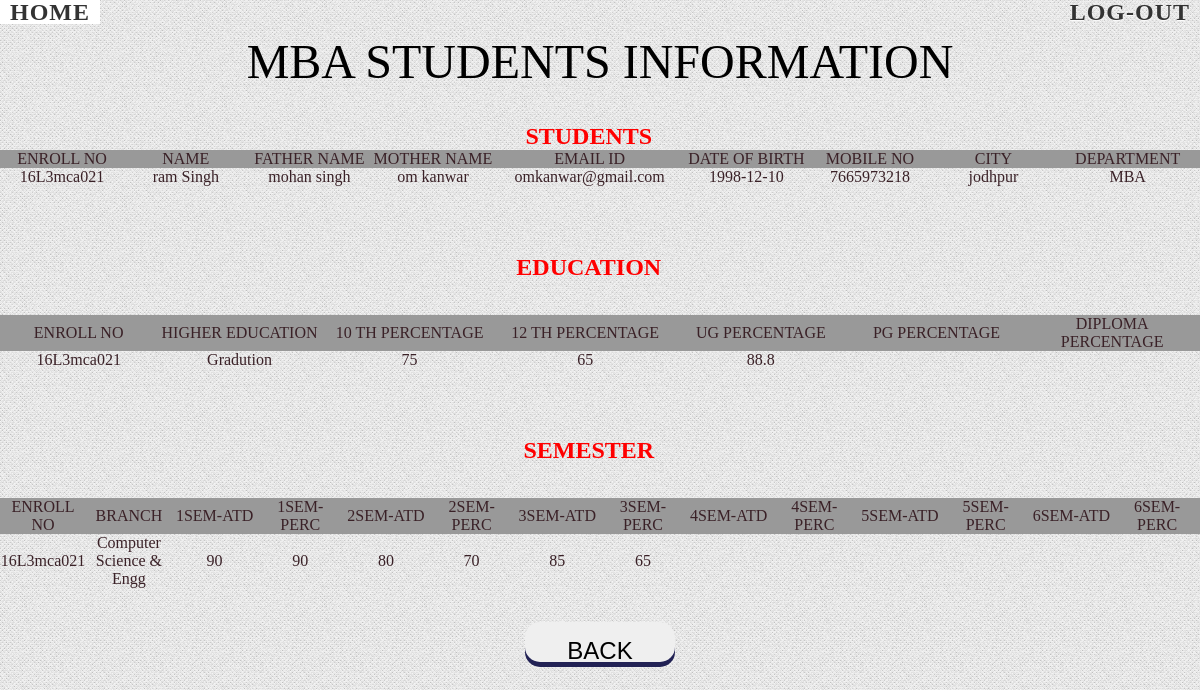
The app's page /mba.php (signed in) with its own data.
### tables this page shows
CREATE TABLE `student` (
  `name` varchar(20) NOT NULL,
  `fname` varchar(20) NOT NULL,
  `mname` varchar(20) NOT NULL,
  `email` varchar(20) NOT NULL,
  `enrollno` varchar(20) NOT NULL,
  `date` varchar(20) NOT NULL,
  `gender` varchar(20) NOT NULL,
  `mobile` varchar(13) NOT NULL,
  `address` varchar(120) NOT NULL,
  `addre` varchar(120) NOT NULL,
  `city` varchar(20) NOT NULL,
  `pincode` int(10) NOT NULL,
  `state` varchar(20) NOT NULL,
  `country` varchar(20) NOT NULL,
  `department` varchar(20) NOT NULL
);

CREATE TABLE `edu` (
  `enroll` varchar(20) NOT NULL,
  `department` varchar(50) NOT NULL,
  `depart` varchar(20) NOT NULL,
  `tenth` varchar(20) DEFAULT NULL,
  `bord` varchar(40) DEFAULT NULL,
  `rollno` varchar(20) DEFAULT NULL,
  `passyear` varchar(20) DEFAULT NULL,
  `maxmark` varchar(10) DEFAULT NULL,
  `obtmark` varchar(10) DEFAULT NULL,
  `perc` varchar(10) DEFAULT NULL,
  `twelth` varchar(10) DEFAULT NULL,
  `bord12` varchar(40) DEFAULT NULL,
  `rollno12` varchar(20) DEFAULT NULL,
  `passyear12` varchar(10) DEFAULT NULL,
  `maxmark12` varchar(10) DEFAULT NULL,
  `obtmark12` varchar(10) DEFAULT NULL,
  `perc12` varchar(10) DEFAULT NULL,
  `gradution` varchar(20) DEFAULT NULL,
  `univ` varchar(40) DEFAULT NULL,
  `rollno13` varchar(20) DEFAULT NULL,
  `passyear13` varchar(10) DEFAULT NULL,
  `maxmark13` varchar(10) DEFAULT NULL,
  `obtmark13` varchar(10) DEFAULT NULL,
  `perc13` varchar(10) DEFAULT NULL,
  `pg` varchar(20) DEFAULT NULL,
  `univpg` varchar(40) DEFAULT NULL,
  `rollnopg` varchar(20) DEFAULT NULL,
  `passyearpg` varchar(10) DEFAULT NULL,
  `maxmarkpg` varchar(10) DEFAULT NULL,
  `obtmarkpg` varchar(10) DEFAULT NULL,
  `percpg` varchar(10) DEFAULT NULL,
  `dp` varchar(30) DEFAULT NULL,
  `univdp` varchar(40) DEFAULT NULL,
  `rollnodp` varchar(20) DEFAULT NULL,
  `passyeardp` varchar(10) DEFAULT NULL,
  `maxmarkdp` varchar(10) DEFAULT NULL,
  `obtmarkdp` varchar(10) DEFAULT NULL,
  `percdp` varchar(10) DEFAULT NULL
);

CREATE TABLE `sem` (
  `enr` varchar(20) NOT NULL,
  `dep` varchar(30) NOT NULL,
  `branch` varchar(30) NOT NULL,
  `1st` varchar(10) NOT NULL,
  `atd1` varchar(10) NOT NULL,
  `result1` varchar(10) NOT NULL,
  `due1` varchar(100) DEFAULT NULL,
  `max1` varchar(10) NOT NULL,
  `obt1` varchar(10) NOT NULL,
  `perc1` varchar(10) NOT NULL,
  `2nd` varchar(10) NOT NULL,
  `atd2` varchar(10) NOT NULL,
  `result2` varchar(10) NOT NULL,
  `due2` varchar(100) DEFAULT NULL,
  `max2` varchar(10) NOT NULL,
  `obt2` varchar(10) NOT NULL,
  `perc2` varchar(10) NOT NULL,
  `3rd` varchar(10) NOT NULL,
  `atd3` varchar(10) NOT NULL,
  `result3` varchar(10) NOT NULL,
  `due3` varchar(100) DEFAULT NULL,
  `max3` varchar(10) NOT NULL,
  `obt3` varchar(10) NOT NULL,
  `perc3` varchar(10) NOT NULL,
  `4th` varchar(10) NOT NULL,
  `atd4` varchar(10) NOT NULL,
  `result4` varchar(10) NOT NULL,
  `due4` varchar(100) DEFAULT NULL,
  `max4` varchar(10) NOT NULL,
  `obt4` varchar(10) NOT NULL,
  `perc4` varchar(10) NOT NULL,
  `5th` varchar(10) NOT NULL,
  `atd5` varchar(10) NOT NULL,
  `result5` varchar(10) NOT NULL,
  `due5` varchar(100) DEFAULT NULL,
  `max5` varchar(10) NOT NULL,
  `obt5` varchar(10) NOT NULL,
  `perc5` varchar(10) NOT NULL,
  `6th` varchar(10) NOT NULL,
  `atd6` varchar(10) NOT NULL,
  `result6` varchar(10) NOT NULL,
  `due6` varchar(100) DEFAULT NULL,
  `max6` varchar(10) NOT NULL,
  `obt6` varchar(10) NOT NULL,
  `perc6` varchar(10) NOT NULL
);

### mba.php (the view, shortened to what this page needs)
<?php
echo"	<html>
<head>
<title>MBA</title>
    <link rel='stylesheet' type='text/css' href='style.css' media='all' />
    <link rel='stylesheet' type='text/css' href='demo.css' media='all' />
	<link rel='stylesheet' type='text/css' href='bun.css' media='all' />
</head>
<body>
<div class='container'>
            <div class='freshdesignweb-top'>
                <a href='admin.php'><font size='+2' ><strong>Home</strong></font></a>
                <span class='right'>
                    <a href='logout.php'>
                        <font size='+2' ><strong>Log-Out</strong></font>
                    </a>
            </span>
            </div>
	<BR><BR><h1 class='h' align='CENTER'><font color='BLACK' ALIGN='CENTER' size='+4'>MBA STUDENTS INFORMATION</font> </h1><BR><BR>
			<form id='contactform' method='POST' >";
	$conn=mysqli_connect("localhost","root","")or die("not connect to mysql");
	mysqli_select_db($conn,"stu");
	$sel="select * from student WHERE department='MBA' ";
	$result = $conn->query($sel);
	echo"<center><label><font size='+2' color='red' ><strong>STUDENTS</strong></font></label> &nbsp;&nbsp;&nbsp;&nbsp;&nbsp;<br>";
	if ($result->num_rows > 0)
	{
		echo "<table border=1 width='100%' cellspacing='10'>
		<tr bgcolor='#999999'><th style='text-align:center;' width='7%'>ENROLL NO</th><th style='text-align:center;' width='7%' >NAME</th><th style='text-align:center;' width='7%'>FATHER NAME</th><th style='text-align:center;' width='7%'>MOTHER NAME</th><th style='text-align:center;'  width='7%'>EMAIL ID</th><th style='text-align:center;' width='7%'>DATE OF BIRTH</th><th style='text-align:center;' width='7%'>MOBILE NO</th><th style='text-align:center;' width='7%'>CITY</th><th style='text-align:center;' width='7%'>DEPARTMENT</th></tr>";
   		 while($row = $result->fetch_assoc())
		 	{
			$name = $row['name'];
			$fname = $row['fname'];
			$mname = $row['mname'];
			$email = $row['email'];
			$enrollno = $row['enrollno'];
			$date = $row['date'];
			$mobile = $row['mobile'];
			$city = $row['city'];
			$department = $row['department'];
echo"<tr><th style='text-align:center;'>".$enrollno."</th><th style='text-align:center;' >".$name."</th><th style='text-align:center;'>".$fname."</th><th style='text-align:center;'>".$mname."</th><th style='text-align:center;'>".$email."</th><th style='text-align:center;'>".$date."</th><th style='text-align:center;'>".$mobile."</th><th style='text-align:center;'>".$city."</th><th style='text-align:center;'>".$department."</th></tr>";
			}
			echo"</table>";
	}
	else
	{
      echo "0 results";
	}
	$sel="select * from edu  WHERE department='MBA'";
	$result = $conn->query($sel);
	echo"<br><br><br><br><center><label><font size='+2' color='red' ><strong>EDUCATION</strong></font></label> &nbsp;&nbsp;&nbsp;&nbsp;&nbsp;<br>";
	if ($result->num_rows > 0)
	{
		echo "<br><br><table border=1 width='100%' cellspacing='10'>
		<tr bgcolor='#999999'><th style='text-align:center;' width='7%' >ENROLL NO</th><th style='text-align:center;' width='7%'>HIGHER EDUCATION</th><th style='text-align:center;' width='7%'>10 TH PERCENTAGE</th><th style='text-align:center;'  width='7%'>12 TH PERCENTAGE</th><th style='text-align:center;' width='7%'>UG PERCENTAGE</th><th style='text-align:center;' width='7%'>PG PERCENTAGE</th><th style='text-align:center;' width='7%'>DIPLOMA PERCENTAGE</th></tr>";
   		 while($row = $result->fetch_assoc())
		 	{
		$enroll = $row['enroll'];
		$depart = $row['depart'];
		$perc = $row['perc'];
		$perc12 = $row['perc12'];
		$perc13 = $row['perc13'];
		$percpg = $row['percpg'];
		$percdp = $row['percdp'];
	echo"<tr><th style='text-align:center;' >".$enroll."</th><th style='text-align:center;'>".$depart."</th><th style='text-align:center;'>".$perc."</th><th style='text-align:center;'>".$perc12."</th><th style='text-align:center;'>".$perc13."</th><th style='text-align:center;'>".$percpg."</th><th style='text-align:center;'>".$percdp."</th></tr>";
		}
			echo"</table>";
	}
	else
	{
      echo "0 results";
	}
	$sel="select * from sem  WHERE dep='MBA'";
	$result = $conn->query($sel);
	echo"<br><br><br><br><center><label><font size='+2' color='red' ><strong>SEMESTER</strong></font></label> &nbsp;&nbsp;&nbsp;&nbsp;&nbsp;<br>";
	if ($result->num_rows > 0)
	{
		echo "<br><br><table border=1 width='100%' cellspacing='10'>
		<tr bgcolor='#999999'><th style='text-align:center;' width='7%' >ENROLL NO</th><th style='text-align:center;' width='7%'>BRANCH</th><th style='text-align:center;' width='7%'>1SEM-ATD</th><th style='text-align:center;'  width='7%'>1SEM-PERC</th><th style='text-align:center;' width='7%'>2SEM-ATD</th><th style='text-align:center;' width='7%'>2SEM-PERC</th><th style='text-align:center;' width='7%'>3SEM-ATD</th><th style='text-align:center;' width='7%'>3SEM-PERC</th><th style='text-align:center;' width='7%'>4SEM-ATD</th><th style='text-align:center;' width='7%'>4SEM-PERC</th><th style='text-align:center;' width='7%'>5SEM-ATD</th><th style='text-align:center;' width='7%'>5SEM-PERC</th><th style='text-align:center;' width='7%'>6SEM-ATD</th><th style='text-align:center;' width='7%'>6SEM-PERC</th></tr>";
   		 while($row = $result->fetch_assoc())
		 	{
		$enr = $row['enr'];
		$branch = $row['branch'];
		$atd1 = $row['atd1'];
		$perc1 = $row['perc1'];
		$atd2 = $row['atd2'];
		$perc2 = $row['perc2'];
		$atd3 = $row['atd3'];
		$perc3 = $row['perc3'];
		$atd4 = $row['atd4'];
		$perc4 = $row['perc4'];
		$atd5 = $row['atd5'];
		$perc5 = $row['perc5'];
		$atd6 = $row['atd6'];
		$perc6 = $row['perc6'];
	echo"<tr><th style='text-align:center;' >".$enr."</th><th style='text-align:center;'>".$branch."</th><th style='text-align:center;'>".$atd1."</th><th style='text-align:center;'>".$perc1."</th><th style='text-align:center;'>".$atd2."</th><th style='text-align:center;'>".$perc2."</th><th style='text-align:center;'>".$atd3."</th><th style='text-align:center;'>".$perc3."</th><th style='text-align:center;'>".$atd4."</th><th style='text-align:center;'>".$perc4."</th><th style='text-align:center;'>".$atd5."</th><th style='text-align:center;'>".$perc5."</th><th style='text-align:center;'>".$atd6."</th><th style='text-align:center;'>".$perc6."</th></tr>";
		}
			echo"</table>";
	}
	else
	{
      echo "0 results";
	}
echo"<center><br><br><input type='submit' formaction='admin.php' value='BACK' style='width:150px; height:40px; text-align:top'; class='button2'></center></form></body></html>";
?>

### demo.css (style rules this page uses)
body,div,dl,dt,dd,ul,ol,li,h1,h2,h3,h4,h5,h6,pre,form,fieldset,input,textarea,p,blockquote,th,td { margin:0; padding:0; }
html,body { margin:0; padding:0; height: 100%; }
table { border-collapse:collapse; border-spacing:0; }
address,caption,cite,code,dfn,th,var { font-style:normal; font-weight:normal; }
caption,th { text-align:left; }
h1,h2,h3,h4,h5,h6 { font-size:100%; font-weight:normal; }
body { font-family: Cambria, Palatino, "Palatino Linotype", "Palatino LT STD", Georgia, serif; background:url(images/bgnoise_lg.png); font-weight: 400; font-size: 15px; color: #3a2127; overflow-y: scroll; }
a { color: #333; text-decoration: none; }
.container { width: 100%; height: 100%; position: relative; }
.freshdesignweb-top { line-height: 24px; font-size: 11px; background: rgba(0, 0, 0, 0.05); text-transform: uppercase; z-index: 9999; position: relative; box-shadow: 1px 0px 2px rgba(0,0,0,0.2); }
.freshdesignweb-top a { padding: 0px 10px; letter-spacing: 1px; color: #333; text-shadow: 0px 1px 1px #fff; display: block; float: left; }
.freshdesignweb-top span.right { float: right; }
.freshdesignweb-top span.right a { float: left; display: block; }

### bun.css (style rules this page uses)
table, th, td { border: 0px solid black; }
.button2 { padding: 15px 25px; font-size: 24px;text-align: center; border: none; border-radius: 15px;box-shadow: 0 5px #225; }

### records on screen
student: enrollno "16L3mca021", name "ram Singh", fname "mohan singh", mname "om kanwar", email "omkanwar@gmail.com", date "1998-12-10", mobile "7665973218", city "jodhpur", department "MBA"
edu: enroll "16L3mca021", depart "Gradution", perc "75", perc12 "65", perc13 "88.8"
sem: enr "16L3mca021", branch "Computer Science & Engg", atd1 "90", perc1 "90", atd2 "80", perc2 "70", atd3 "85", perc3 "65"
